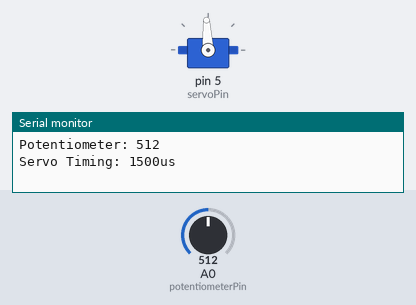
Simulated run of this sketch. Board: Arduino Uno, built with avr-gcc and run on an emulated ATmega328P. Parts: servo, the last lines printed to the serial monitor. The inputs (shaded band) are chosen by the test bench; at power-on: A0 (potentiometerPin) = 512.

Above: at 1.2 s.
1.3 s: A0 (potentiometerPin) set to 716
At 2.5 s:
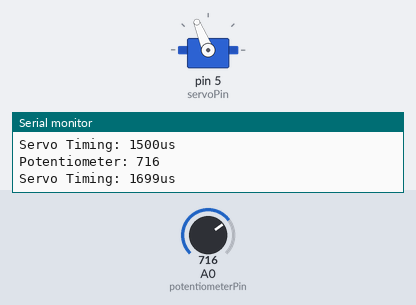
2.8 s: A0 (potentiometerPin) set to 900
At 3.7 s:
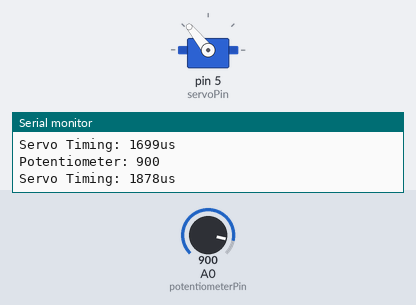
4.3 s: A0 (potentiometerPin) set to 1010
At 4.8 s:
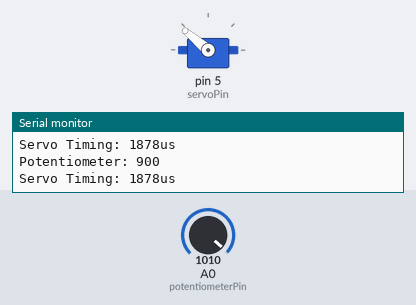
5.8 s: A0 (potentiometerPin) set to 306
At 7.0 s:
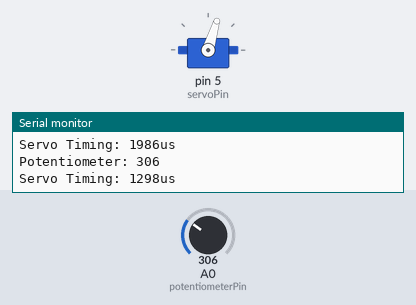
7.3 s: A0 (potentiometerPin) set to 122
At 8.3 s:
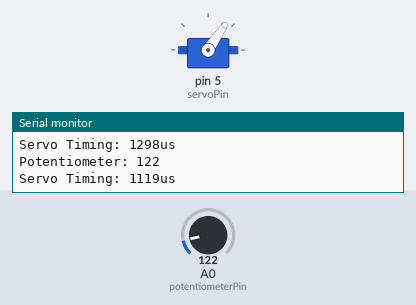
8.8 s: A0 (potentiometerPin) set to 511
At 9.4 s:
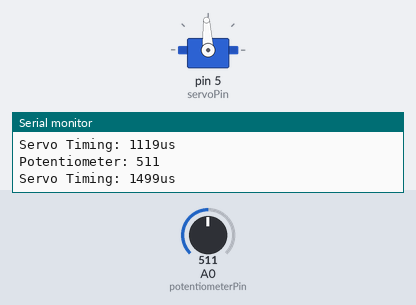
Timing chart, 0 to 11.3 s (numbered marks = the images above; inputs shaded):
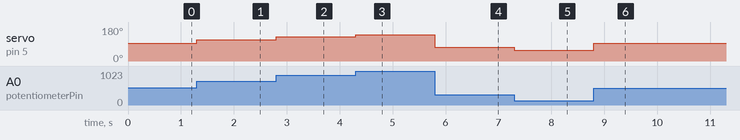

The sketch:

Potentiometer-Servo-Sketch.ino
```cpp
#include <Servo.h>

#define potentiometerPin A0
#define servoPin 5

int potentiometerValue = 0;
int servoTiming = 0;
int defaultPotentiometerValue = 0;

unsigned long lastTime =0;

Servo servoMotor;

void setup() {
  Serial.begin(9600);

  pinMode(servoPin, OUTPUT);
  pinMode (potentiometerPin, INPUT);
  defaultPotentiometerValue = analogRead(potentiometerPin);

  servoMotor.attach(servoPin);
}

void loop() {
  potentiometerValue = analogRead(potentiometerPin);
  servoTiming = map(potentiometerValue, 0, 1024, 1000, 2000);
  servoMotor.writeMicroseconds(servoTiming);

  if(millis() - lastTime > 1000) {
    lastTime = millis();
    String message = "Potentiometer: " + String(potentiometerValue) + "\n" + "Servo Timing: " + String(servoTiming) + "us\n";
    Serial.println(message);
  }
}
```

Measured:
- after the input at 1.3 s, servo on pin 5 (servoPin): 93° → 112° at once
- after the input at 2.8 s, servo on pin 5 (servoPin): 112° → 129° at once
- after the input at 4.3 s, servo on pin 5 (servoPin): 129° → 140° at once
- after the input at 5.8 s, servo on pin 5 (servoPin): 140° → 73° at once
- after the input at 7.3 s, servo on pin 5 (servoPin): 73° → 56° at once
- after the input at 8.8 s, servo on pin 5 (servoPin): 56° → 93° at once
